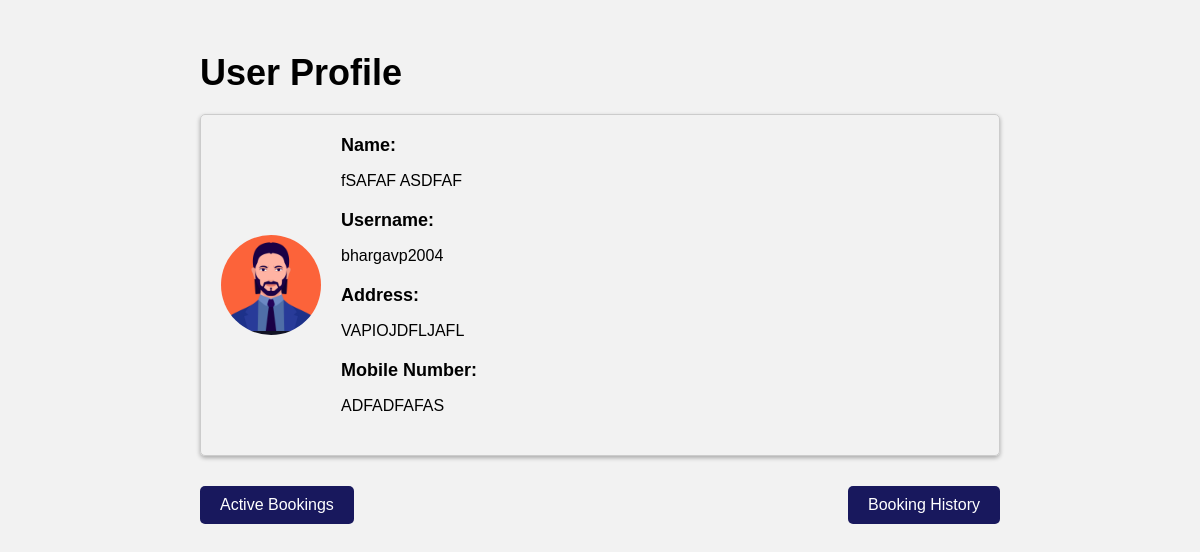
/profile_page/ (signed in), run on the app's committed database.
### HMS_APP/models.py (models this page shows, shortened)
class UserProfile(User):
    mobile_number = models.CharField(max_length=10)
    address = models.TextField()
    profile_picture = models.ImageField(upload_to='images/')
    bookings = models.ForeignKey(Booking, on_delete=models.CASCADE, null=True)

### HMS_APP/views.py (the view)
# urls.py: path('profile_page/', views.profile_page, name = "profile_page"),
def profile_page(request):
    if(request.user.is_superuser):
        user = User.objects.get(id=request.user.id)
    else :
        user = UserProfile.objects.get(username=request.user.username)
    context = {'user' : user}
    return render(request, "profile_page_view.html", context)

### templates/profile_page_view.html (shortened to what this page needs)
<!DOCTYPE html>
<html>
  <head>
    <link rel="stylesheet" href="/static/css/profile.css">
  </head>
  <body>
    <div class="container">
      <h1>User Profile</h1>
      <div class="user-info">
        <img src="{{user.profile_picture.url}}" alt="{{user.username}}'s profile picture">
        <div>
          <h3>Name:</h3>
          <p>{{user.first_name}} {{user.last_name}}</p>
          <h3>Username:</h3>
          <p>{{user.username}}</p>
          <h3>Address:</h3>
          <p>{{user.address}}</p>
          <h3>Mobile Number:</h3>
          <p>{{user.mobile_number}}</p>
        </div>
      </div>
        <div class="booking-buttons">
          <a href="{% url 'active_bookings' %}">Active Bookings</a>
          <a href="{% url 'booking_history' %}">Booking History</a>
        </div>
      </div>
  </body>
</html>

### static/css/profile.css (style rules this page uses)
h3 { font-family: Arial, Helvetica, sans-serif; font-size: 18px; margin-bottom: 10px; }
.user-info { border: 1px solid #ccc; border-radius: 5px; padding: 20px; margin-bottom: 20px; box-shadow: 0px 2px 4px rgba(0, 0, 0, 0.3); }
.user-info h3 { font-weight: bold; margin-bottom: 15px; }
.user-info h3:first-child { margin-top: 0; }

### templates/profile_page_view.html (style rules this page uses)
body { background-color: #f2f2f2; font-family: Arial, sans-serif; }
.container { max-width: 800px; margin: 0 auto; padding: 20px; }
.user-info { display: flex; align-items: center; margin-bottom: 30px; }
.user-info img { width: 100px; height: 100px; margin-right: 20px; border-radius: 50%; object-fit: cover; }
h1 { font-size: 36px; font-weight: bold; margin-bottom: 20px; }
h3 { font-size: 18px; margin-bottom: 10px; }
p { font-size: 16px; margin-bottom: 20px; }
.booking-buttons { display: flex; justify-content: space-between; margin-top: 20px; }
.booking-buttons a { display: inline-block; padding: 10px 20px; background-color:rgba(0, 0, 77, 0.9); color: white; border-radius: 5px; text-decoration: none; }

### data on the page
UserProfile: profile_picture (picture), address "VAPIOJDFLJAFL", mobile_number "ADFADFAFAS"

### other printed values
{{ user.first_name }} "fSAFAF"
{{ user.last_name }} "ASDFAF"
{{ user.username }} "bhargavp2004"
